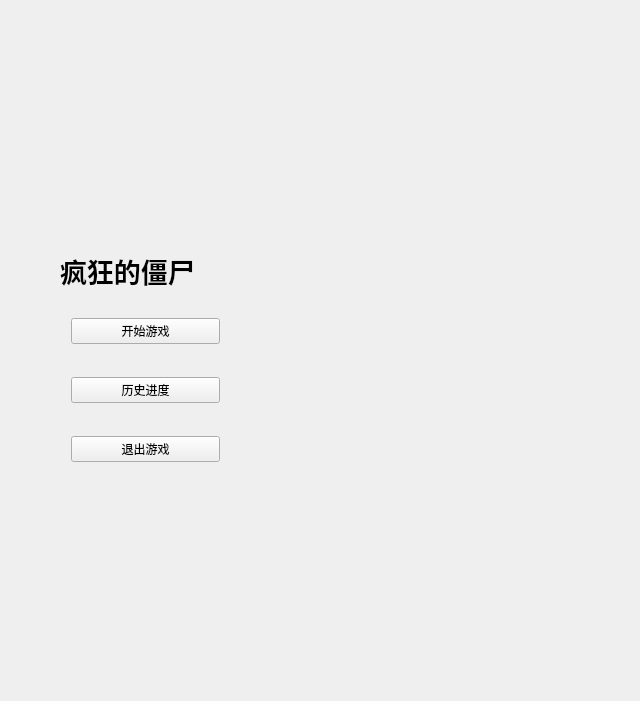
<?xml version="1.0" encoding="UTF-8"?>
<ui version="4.0">
 <class>Widget</class>
 <widget class="QWidget" name="Widget">
  <property name="enabled">
   <bool>true</bool>
  </property>
  <property name="geometry">
   <rect>
    <x>0</x>
    <y>0</y>
    <width>640</width>
    <height>701</height>
   </rect>
  </property>
  <property name="minimumSize">
   <size>
    <width>640</width>
    <height>701</height>
   </size>
  </property>
  <property name="maximumSize">
   <size>
    <width>640</width>
    <height>701</height>
   </size>
  </property>
  <property name="windowTitle">
   <string>疯狂的僵尸</string>
  </property>
  <widget class="QLabel" name="label">
   <property name="geometry">
    <rect>
     <x>60</x>
     <y>220</y>
     <width>231</width>
     <height>101</height>
    </rect>
   </property>
   <property name="font">
    <font>
     <family>黑体</family>
     <pointsize>20</pointsize>
     <weight>75</weight>
     <italic>false</italic>
     <bold>true</bold>
    </font>
   </property>
   <property name="text">
    <string>疯狂的僵尸</string>
   </property>
  </widget>
  <widget class="QWidget" name="layoutWidget">
   <property name="geometry">
    <rect>
     <x>60</x>
     <y>280</y>
     <width>171</width>
     <height>221</height>
    </rect>
   </property>
   <layout class="QVBoxLayout" name="verticalLayout">
    <item>
     <widget class="QPushButton" name="pushButton">
      <property name="autoFillBackground">
       <bool>false</bool>
      </property>
      <property name="text">
       <string>开始游戏</string>
      </property>
     </widget>
    </item>
    <item>
     <widget class="QPushButton" name="pushButton2">
      <property name="text">
       <string>历史进度</string>
      </property>
     </widget>
    </item>
    <item>
     <widget class="QPushButton" name="pushButton3">
      <property name="text">
       <string>退出游戏</string>
      </property>
     </widget>
    </item>
   </layout>
  </widget>
 </widget>
 <layoutdefault spacing="6" margin="11"/>
 <resources/>
 <connections/>
</ui>
